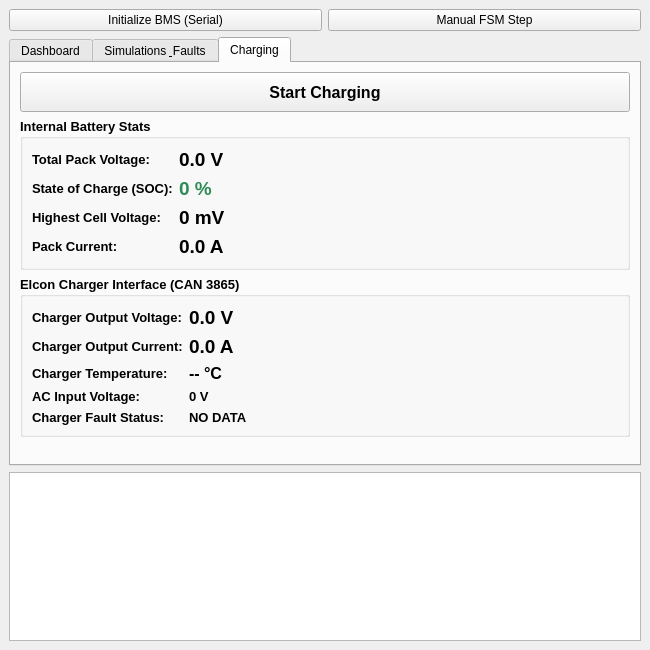
<?xml version="1.0" encoding="UTF-8"?>
<ui version="4.0">
 <class>MainWindow</class>
 <widget class="QMainWindow" name="MainWindow">
  <property name="geometry">
   <rect>
    <x>0</x>
    <y>0</y>
    <width>650</width>
    <height>650</height>
   </rect>
  </property>
  <property name="windowTitle">
   <string>BMS Controller Dashboard</string>
  </property>
  <widget class="QWidget" name="centralwidget">
   <layout class="QVBoxLayout" name="verticalLayout">
    <item>
     <layout class="QHBoxLayout" name="horizontalLayout">
      <item>
       <widget class="QPushButton" name="btnInit">
        <property name="text">
         <string>Initialize BMS (Serial)</string>
        </property>
       </widget>
      </item>
      <item>
       <widget class="QPushButton" name="btnRunStep">
        <property name="text">
         <string>Manual FSM Step</string>
        </property>
       </widget>
      </item>
     </layout>
    </item>
    <item>
     <widget class="QTabWidget" name="tabWidget">
      <property name="currentIndex">
       <number>2</number>
      </property>
      <widget class="QWidget" name="tab_Dashboard">
       <attribute name="title">
        <string>Dashboard</string>
       </attribute>
       <layout class="QFormLayout" name="formLayout">
        <item row="0" column="0">
         <widget class="QLabel" name="label_1">
          <property name="text">
           <string>FSM State Code:</string>
          </property>
         </widget>
        </item>
        <item row="0" column="1">
         <widget class="QLabel" name="lblFSMState">
          <property name="text">
           <string>0</string>
          </property>
         </widget>
        </item>
        <item row="1" column="0">
         <widget class="QLabel" name="label">
          <property name="text">
           <string>Est. Pack Voltage:</string>
          </property>
         </widget>
        </item>
        <item row="1" column="1">
         <widget class="QLabel" name="lblPackVoltage">
          <property name="text">
           <string>0 mV</string>
          </property>
         </widget>
        </item>
        <item row="2" column="0">
         <widget class="QLabel" name="label_3">
          <property name="text">
           <string>Max Cell Temp:</string>
          </property>
         </widget>
        </item>
        <item row="2" column="1">
         <widget class="QLabel" name="lblMaxTemp">
          <property name="text">
           <string>0.0 °C</string>
          </property>
         </widget>
        </item>
        <item row="3" column="0">
         <widget class="QLabel" name="label_5">
          <property name="text">
           <string>State of Charge:</string>
          </property>
         </widget>
        </item>
        <item row="3" column="1">
         <widget class="QLabel" name="lblSOC">
          <property name="text">
           <string>0 %</string>
          </property>
         </widget>
        </item>
        <item row="4" column="0">
         <widget class="QLabel" name="label_8">
          <property name="text">
           <string>Cell Balancing:</string>
          </property>
         </widget>
        </item>
        <item row="4" column="1">
         <widget class="QLabel" name="lblBalancing">
          <property name="text">
           <string>INACTIVE</string>
          </property>
         </widget>
        </item>
        <item row="5" column="0">
         <widget class="QLabel" name="label_7">
          <property name="text">
           <string>System Fault Status:</string>
          </property>
         </widget>
        </item>
        <item row="5" column="1">
         <widget class="QLabel" name="lblFaultStatus">
          <property name="text">
           <string>UNKNOWN</string>
          </property>
         </widget>
        </item>
       </layout>
      </widget>
      <widget class="QWidget" name="tab_Simulations">
       <attribute name="title">
        <string>Simulations &amp; Faults</string>
       </attribute>
       <layout class="QVBoxLayout" name="verticalLayout_2">
        <item>
         <widget class="QGroupBox" name="groupBox_HW">
          <property name="title">
           <string>Hardware &amp; Communications</string>
          </property>
          <layout class="QHBoxLayout" name="horizontalLayout_3">
           <item>
            <widget class="QCheckBox" name="chkIMDFault">
             <property name="text">
              <string>IMD Fault (Pin 5 LOW)</string>
             </property>
            </widget>
           </item>
           <item>
            <widget class="QCheckBox" name="chkNFAULT">
             <property name="text">
              <string>NFAULT Trigger (Pin 19 LOW)</string>
             </property>
            </widget>
           </item>
           <item>
            <widget class="QCheckBox" name="chkCommLoss">
             <property name="text">
              <string>Stack Comm Loss</string>
             </property>
            </widget>
           </item>
          </layout>
         </widget>
        </item>
        <item>
         <widget class="QGroupBox" name="groupBox_Cells">
          <property name="title">
           <string>Measurement Faults</string>
          </property>
          <layout class="QGridLayout" name="gridLayout">
           <item row="0" column="0">
            <widget class="QCheckBox" name="chkOV">
             <property name="text">
              <string>Over-Voltage (&gt;4.2V)</string>
             </property>
            </widget>
           </item>
           <item row="0" column="1">
            <widget class="QCheckBox" name="chkUV">
             <property name="text">
              <string>Under-Voltage (&lt;3.0V)</string>
             </property>
            </widget>
           </item>
           <item row="1" column="0">
            <widget class="QCheckBox" name="chkOT">
             <property name="text">
              <string>Over-Temp (&gt;55°C)</string>
             </property>
            </widget>
           </item>
           <item row="1" column="1">
            <widget class="QCheckBox" name="chkUT">
             <property name="text">
              <string>Under-Temp (&lt;-1°C)</string>
             </property>
            </widget>
           </item>
           <item row="2" column="0">
            <widget class="QCheckBox" name="chkImbalance">
             <property name="text">
              <string>Cell Imbalance (Delta &gt; 20mV)</string>
             </property>
            </widget>
           </item>
          </layout>
         </widget>
        </item>
        <item>
         <spacer name="verticalSpacer">
          <property name="orientation">
           <enum>Qt::Vertical</enum>
          </property>
          <property name="sizeHint" stdset="0">
           <size>
            <width>20</width>
            <height>40</height>
           </size>
          </property>
         </spacer>
        </item>
       </layout>
      </widget>
      <widget class="QWidget" name="tab_DriverView">
       <attribute name="title">
        <string>Charging</string>
       </attribute>
       <layout class="QVBoxLayout" name="verticalLayout_Driver">
        <item>
         <widget class="QPushButton" name="btnToggleCharge">
          <property name="minimumSize">
           <size>
            <width>0</width>
            <height>40</height>
           </size>
          </property>
          <property name="font">
           <font>
            <pointsize>12</pointsize>
            <weight>75</weight>
            <bold>true</bold>
           </font>
          </property>
          <property name="text">
           <string>Start Charging</string>
          </property>
         </widget>
        </item>
        <item>
         <widget class="QGroupBox" name="grpDriverStats">
          <property name="font">
           <font>
            <pointsize>10</pointsize>
            <weight>75</weight>
            <bold>true</bold>
           </font>
          </property>
          <property name="title">
           <string>Internal Battery Stats</string>
          </property>
          <layout class="QFormLayout" name="formLayout_Driver">
           <item row="0" column="0">
            <widget class="QLabel" name="label_DV_Voltage">
             <property name="text">
              <string>Total Pack Voltage:</string>
             </property>
            </widget>
           </item>
           <item row="0" column="1">
            <widget class="QLabel" name="lblDV_PackVoltage">
             <property name="font">
              <font>
               <pointsize>14</pointsize>
              </font>
             </property>
             <property name="text">
              <string>0.0 V</string>
             </property>
            </widget>
           </item>
           <item row="1" column="0">
            <widget class="QLabel" name="label_DV_SOC">
             <property name="text">
              <string>State of Charge (SOC):</string>
             </property>
            </widget>
           </item>
           <item row="1" column="1">
            <widget class="QLabel" name="lblDV_SOC">
             <property name="font">
              <font>
               <pointsize>14</pointsize>
               <weight>75</weight>
               <bold>true</bold>
              </font>
             </property>
             <property name="styleSheet">
              <string>color: #2E8B57;</string>
             </property>
             <property name="text">
              <string>0 %</string>
             </property>
            </widget>
           </item>
           <item row="2" column="0">
            <widget class="QLabel" name="label_DV_MaxCell">
             <property name="text">
              <string>Highest Cell Voltage:</string>
             </property>
            </widget>
           </item>
           <item row="2" column="1">
            <widget class="QLabel" name="lblDV_MaxCellVolt">
             <property name="font">
              <font>
               <pointsize>14</pointsize>
              </font>
             </property>
             <property name="text">
              <string>0 mV</string>
             </property>
            </widget>
           </item>
           <item row="3" column="0">
            <widget class="QLabel" name="label_DV_Current">
             <property name="text">
              <string>Pack Current:</string>
             </property>
            </widget>
           </item>
           <item row="3" column="1">
            <widget class="QLabel" name="lblDV_PackCurrent">
             <property name="font">
              <font>
               <pointsize>14</pointsize>
              </font>
             </property>
             <property name="text">
              <string>0.0 A</string>
             </property>
            </widget>
           </item>
          </layout>
         </widget>
        </item>
        <item>
         <widget class="QGroupBox" name="grpChargerStatus">
          <property name="font">
           <font>
            <pointsize>10</pointsize>
            <weight>75</weight>
            <bold>true</bold>
           </font>
          </property>
          <property name="title">
           <string>Elcon Charger Interface (CAN 3865)</string>
          </property>
          <layout class="QFormLayout" name="formLayout_Charger">
           <item row="0" column="0">
            <widget class="QLabel" name="label_CHG_V">
             <property name="text">
              <string>Charger Output Voltage:</string>
             </property>
            </widget>
           </item>
           <item row="0" column="1">
            <widget class="QLabel" name="lblCHG_Voltage">
             <property name="font">
              <font>
               <pointsize>14</pointsize>
              </font>
             </property>
             <property name="text">
              <string>0.0 V</string>
             </property>
            </widget>
           </item>
           <item row="1" column="0">
            <widget class="QLabel" name="label_CHG_I">
             <property name="text">
              <string>Charger Output Current:</string>
             </property>
            </widget>
           </item>
           <item row="1" column="1">
            <widget class="QLabel" name="lblCHG_Current">
             <property name="font">
              <font>
               <pointsize>14</pointsize>
              </font>
             </property>
             <property name="text">
              <string>0.0 A</string>
             </property>
            </widget>
           </item>
           <item row="2" column="0">
            <widget class="QLabel" name="label_CHG_T">
             <property name="text">
              <string>Charger Temperature:</string>
             </property>
            </widget>
           </item>
           <item row="2" column="1">
            <widget class="QLabel" name="lblCHG_Temp">
             <property name="font">
              <font>
               <pointsize>12</pointsize>
              </font>
             </property>
             <property name="text">
              <string>-- °C</string>
             </property>
            </widget>
           </item>
           <item row="3" column="0">
            <widget class="QLabel" name="label_CHG_Input">
             <property name="text">
              <string>AC Input Voltage:</string>
             </property>
            </widget>
           </item>
           <item row="3" column="1">
            <widget class="QLabel" name="lblCHG_InputV">
             <property name="text">
              <string>0 V</string>
             </property>
            </widget>
           </item>
           <item row="4" column="0">
            <widget class="QLabel" name="label_CHG_Fault">
             <property name="text">
              <string>Charger Fault Status:</string>
             </property>
            </widget>
           </item>
           <item row="4" column="1">
            <widget class="QLabel" name="lblCHG_Faults">
             <property name="font">
              <font>
               <pointsize>10</pointsize>
               <weight>75</weight>
               <bold>true</bold>
              </font>
             </property>
             <property name="text">
              <string>NO DATA</string>
             </property>
            </widget>
           </item>
          </layout>
         </widget>
        </item>
        <item>
         <spacer name="verticalSpacer_Driver">
          <property name="orientation">
           <enum>Qt::Vertical</enum>
          </property>
          <property name="sizeHint" stdset="0">
           <size>
            <width>20</width>
            <height>40</height>
           </size>
          </property>
         </spacer>
        </item>
       </layout>
      </widget>
     </widget>
    </item>
    <item>
     <widget class="QTextEdit" name="txtLog">
      <property name="readOnly">
       <bool>true</bool>
      </property>
     </widget>
    </item>
   </layout>
  </widget>
 </widget>
 <resources/>
 <connections/>
</ui>
